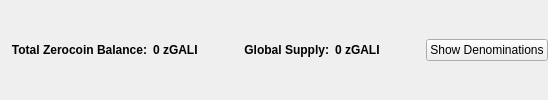
                       <widget class="QFrame" name="balanceSupplyFrame">
                        <layout class="QHBoxLayout" name="horizontalLayout_2" stretch="0,0,0,1,0">
                         <property name="rightMargin">
                          <number>0</number>
                         </property>
                         <item>
                          <layout class="QHBoxLayout" name="horizontalLayout_34">
                           <item>
                            <widget class="QLabel" name="labelzAvailableText_3">
                             <property name="font">
                              <font>
                               <weight>75</weight>
                               <bold>true</bold>
                              </font>
                             </property>
                             <property name="toolTip">
                              <string>Total Balance including unconfirmed and immature zGALI</string>
                             </property>
                             <property name="text">
                              <string>Total Zerocoin Balance:</string>
                             </property>
                             <property name="alignment">
                              <set>Qt::AlignRight|Qt::AlignTrailing|Qt::AlignVCenter</set>
                             </property>
                            </widget>
                           </item>
                           <item>
                            <widget class="QLabel" name="labelzAvailableAmount_4">
                             <property name="minimumSize">
                              <size>
                               <width>40</width>
                               <height>0</height>
                              </size>
                             </property>
                             <property name="font">
                              <font>
                               <weight>75</weight>
                               <bold>true</bold>
                              </font>
                             </property>
                             <property name="toolTip">
                              <string>Total Balance including unconfirmed and immature zGALI</string>
                             </property>
                             <property name="text">
                              <string>0 zGALI</string>
                             </property>
                             <property name="alignment">
                              <set>Qt::AlignLeading|Qt::AlignLeft|Qt::AlignVCenter</set>
                             </property>
                            </widget>
                           </item>
                          </layout>
                         </item>
                         <item>
                          <spacer name="horizontalSpacer_32">
                           <property name="orientation">
                            <enum>Qt::Horizontal</enum>
                           </property>
                           <property name="sizeHint" stdset="0">
                            <size>
                             <width>40</width>
                             <height>20</height>
                            </size>
                           </property>
                          </spacer>
                         </item>
                         <item>
                          <layout class="QHBoxLayout" name="horizontalLayout_35">
                           <item>
                            <widget class="QLabel" name="labelZsupplyText_2">
                             <property name="font">
                              <font>
                               <weight>75</weight>
                               <bold>true</bold>
                              </font>
                             </property>
                             <property name="text">
                              <string>Global Supply:</string>
                             </property>
                             <property name="alignment">
                              <set>Qt::AlignRight|Qt::AlignTrailing|Qt::AlignVCenter</set>
                             </property>
                            </widget>
                           </item>
                           <item>
                            <widget class="QLabel" name="labelZsupplyAmount_2">
                             <property name="font">
                              <font>
                               <weight>75</weight>
                               <bold>true</bold>
                              </font>
                             </property>
                             <property name="text">
                              <string>0 zGALI</string>
                             </property>
                            </widget>
                           </item>
                          </layout>
                         </item>
                         <item>
                          <spacer name="horizontalSpacer_31">
                           <property name="orientation">
                            <enum>Qt::Horizontal</enum>
                           </property>
                           <property name="sizeHint" stdset="0">
                            <size>
                             <width>40</width>
                             <height>20</height>
                            </size>
                           </property>
                          </spacer>
                         </item>
                         <item>
                          <widget class="QPushButton" name="pushButtonShowDenoms">
                           <property name="toolTip">
                            <string>Show zGALI denominations list</string>
                           </property>
                           <property name="text">
                            <string>Show Denominations</string>
                           </property>
                          </widget>
                         </item>
                        </layout>
                       </widget>
